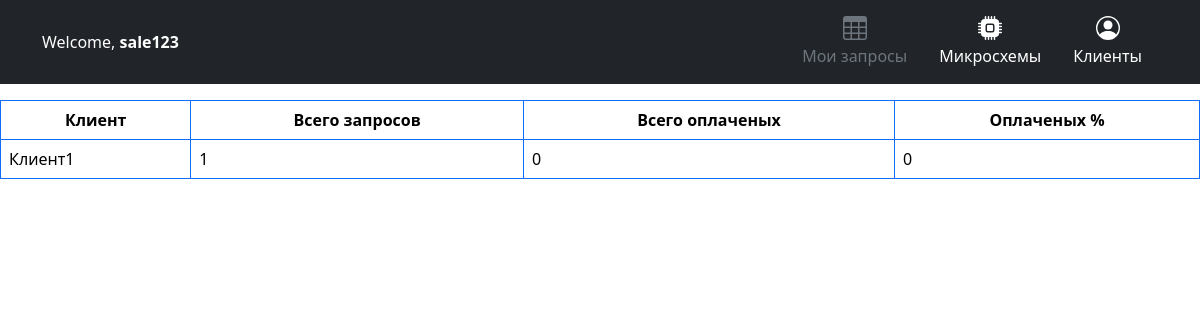
The app's page /clients/ (signed in) with its own data.
### parts/models.py (models this page shows, shortened)
class Request(models.Model):
    part = models.ForeignKey(Part, on_delete=models.CASCADE)
    quantity = models.PositiveIntegerField(verbose_name='Кол-во')
    customer = models.CharField(max_length=100, verbose_name='Клиент')
    date = models.DateField(verbose_name='Дата запроса')
    manager = models.ForeignKey(User, on_delete=models.CASCADE, related_name='requests', verbose_name='Менеджер')
    status = models.CharField(max_length=10, choices=STATUS_CHOICES, default='NO_QUOTA', verbose_name='Статус')
    selected_quota = models.ForeignKey(Quota, on_delete=models.SET_NULL, null=True, blank=True, related_name='selected_quotas')
    customer_price = models.DecimalField(max_digits=10, decimal_places=2, null=True, blank=True, default=0)
    currency = models.CharField(max_length=3, choices=CURRENCY_CHOICES, null=True, default='RUB')
    class Meta:
        verbose_name = "Заявка"
        verbose_name_plural = "Заявки"

### parts/views.py (the view)
# urls.py: path('clients/', views.clients, name='clients_list'),
def clients(request):
    current_user_groups = request.user.groups.values_list("name", flat=True)
    clients = Request.objects.values('customer').annotate(
        total_requests=Count('id', distinct=True),
        paid_requests=Count('id', filter=Q(status='PAID'), distinct=True),
        redemption_percent=(100 * Count('id', filter=Q(status='PAID')) / Count('id')),
    )
    context = {
        'clients': clients,
        "is_sale": "sale" in current_user_groups,
        "is_product_man": "product" in current_user_groups,
    }
    return render(request, 'clients/clients_list.html', context)

### parts/templates/clients/clients_list.html
{% extends 'base.html' %}
{% block content %}
<div class="table-responsive-xxl">
  <table class="table table-hover table table-bordered border-primary">
  <tr>
    <th>Клиент</th>
    <th>Всего запросов</th>
    <th>Всего оплаченых</th>
    <th>Оплаченых %</th>
  </tr>
  {% for item in clients %}
  <tr>
    <td>{{ item.customer }}</td>
    <td>{{ item.total_requests }}</td>
    <td>{{ item.paid_requests }}</td>
    <td>{{ item.redemption_percent }}</td>
  {% endfor %}
{% endblock %}

### parts/templates/base.html (shortened to what this page needs)
{% load static %}
{% load bootstrap5 %}
<html>
    <head>
{% bootstrap_css %}
        <link rel="stylesheet" href="{% static 'css/styles.css' %}">
         <link rel="stylesheet" href="{% static 'css/sidebars.css' %}">
    </head>
 <header>
     {% if user.is_authenticated %}
         <div class="px-3 py-2 bg-dark text-white">
      <div class="container">
        <div class="d-flex flex-wrap align-items-center justify-content-center justify-content-lg-start">
          <a href="/" class="d-flex align-items-center my-2 my-lg-0 me-lg-auto text-white text-decoration-none">
              <p class="mb-0">Welcome, <b>{{ user }}</b></p>
          </a>
     {% if is_sale %}
            <ul class="nav col-12 col-lg-auto my-2 justify-content-center my-md-0 text-small">
            <li>
              <a href="{% url 'parts:sales_manager_responses' %}" class="nav-link text-secondary">
                <svg class="bi d-block mx-auto mb-1" width="24" height="24"><use xlink:href="#table"/></svg>
                Мои запросы
              </a>
            </li>
            <li>
              <a href="{% url 'parts:part_list' %}" class="nav-link text-white">
                <svg class="bi d-block mx-auto mb-1" width="24" height="24"><use xlink:href="#chip"/></svg>
                Микросхемы
              </a>
            </li>
            <li>
              <a href="{% url 'parts:clients_list' %}" class="nav-link text-white">
                <svg class="bi d-block mx-auto mb-1" width="24" height="24"><use xlink:href="#people-circle"/></svg>
                Клиенты
              </a>
            </li>
          </ul>
        </div>
      </div>
    </div>
     {% endif %}
     {% endif %}
  </header>
<body>
    <div class="table-responsive">
        <table class="table table-striped table-sm">
          {% block content %}
            {% endblock %}
        </table>
      </div>

### parts/static/css/styles.css (style rules this page uses)
.table th { text-align: center; }

### parts/static/css/sidebars.css (style rules this page uses)
body { min-height: 100vh; min-height: -webkit-fill-available; }
html { height: -webkit-fill-available; }
.bi { vertical-align: -.125em; pointer-events: none; fill: currentColor; }

### records on screen
Request: customer "Клиент1", total_requests "1", paid_requests "0", redemption_percent "0"

### other values on screen
{{ user }} "sale123"
